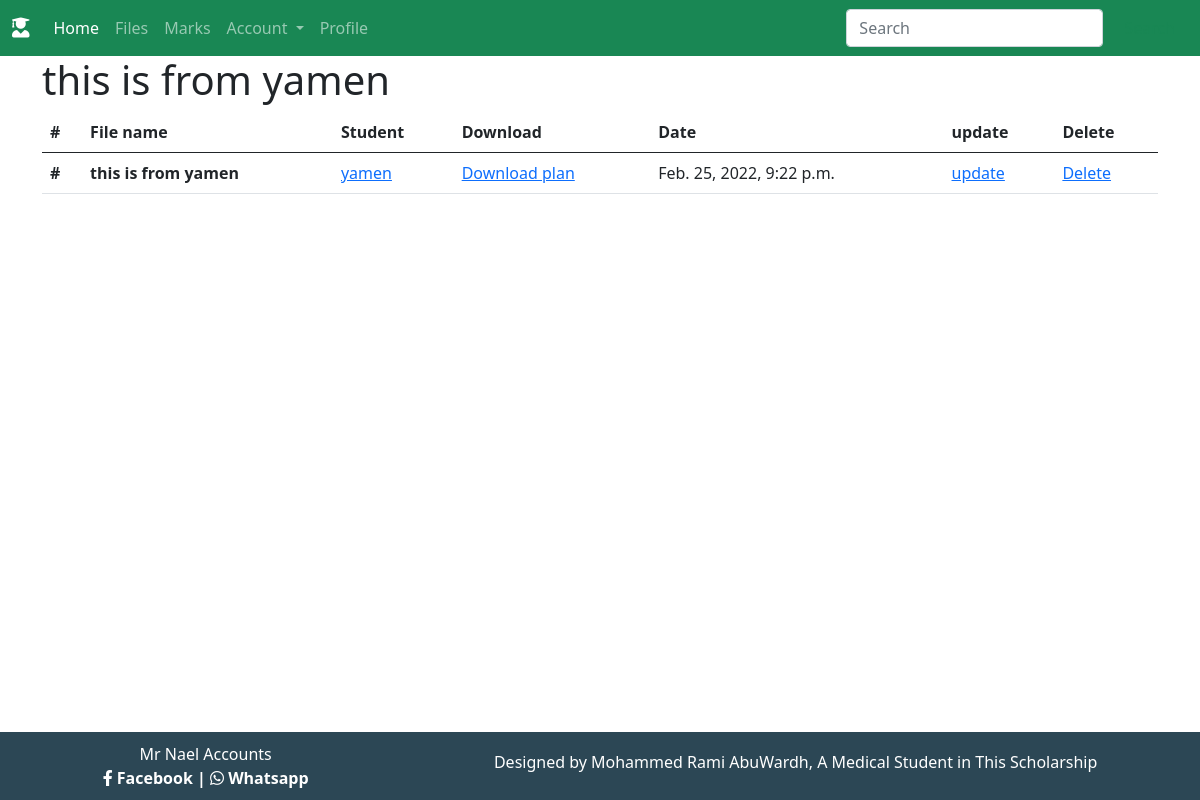
Screenshot of /files/3/detail/ (signed in) with the database file from the repository.
### Files/models.py (models this page shows, shortened)
class Finance(models.Model):
    Finance_name = models.CharField(max_length= 60, default="file name",)
    Finance_student = models.ForeignKey(User, on_delete= models.CASCADE)
    finance_reports = models.FileField(upload_to= 'finance_reports') #التقارير المالية
    date = models.DateTimeField(auto_now = True , null = True)

### Files/views.py (the view)
# urls.py: path('<int:pk>/detail/',Finance_Detail.as_view(), name=  'detail_files'),
class Finance_Detail(LoginRequiredMixin,DetailView):
    model = Finance
    template_name = 'Files/Finance_detail.html'

### Files/templates/Files/Finance_detail.html
{% extends 'Profile/base.html' %}
{% block content %}
    <div class="container">
        <h1> {{finance.Finance_name}}</h1>
        <table class="table">
            <thead>
              <tr>
                <th scope="col">#</th>
                <th scope="col">File name</th>
                <th scope="col">Student</th>
                <th scope="col">Download</th>
                <th scope="col">Date</th>
                <th scope="col">update</th>
                <th scope="col">Delete</th>
              </tr>
            </thead>
            <tbody>
              <tr>
                <th scope="row"> # </th>
                <th scope="row"> {{finance.Finance_name}} </th>
                <td> <a href="#">{{finance.Finance_student}}</a> </td>
                <td> <a href="{{ finance.finance_reports.url }}" download>Download plan</a></td>
                <td>{{finance.date}}</td>
                <td><a href="{%url 'Finance_Update' finance.pk%}">update</a></td>
                <td><a href="{% url 'Finance_Delete' finance.pk %}">Delete</a></td>
              </tr>
            </tbody>
          </table>
    </div>
{% endblock content %}

### rows the page displays
Finance: Finance_name "this is from yamen", Finance_student "yamen", date "Feb. 25, 2022, 9:22 p.m."
